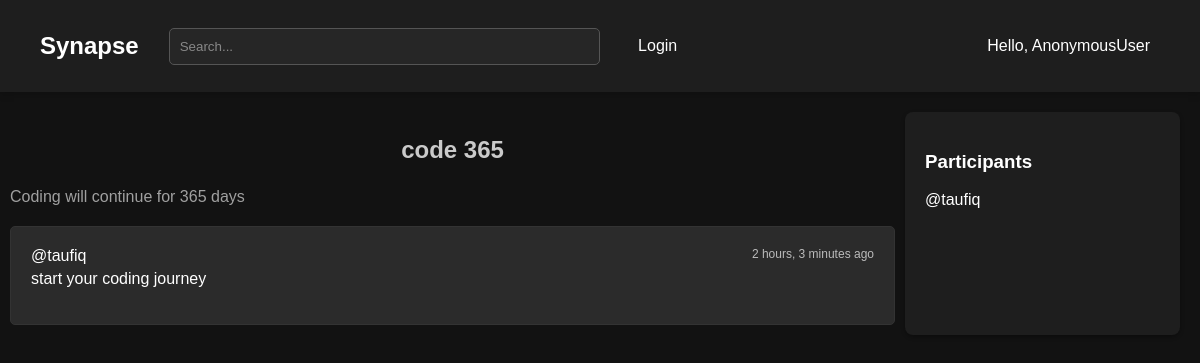
Page /room/6/ on the committed database.
### base/models.py (models this page shows, shortened)
class Room(models.Model):
    host = models.ForeignKey(User, on_delete=models.SET_NULL, null=True)
    name = models.CharField(max_length=200)
    participants = models.ManyToManyField(User,related_name='participants')
    description = models.TextField(null=True, blank=True)
    topic = models.ForeignKey(Topic, on_delete=models.SET_NULL, null=True)
    updated = models.DateTimeField(auto_now= True)
    created = models.DateTimeField(auto_now_add= True)
    class Meta:
        ordering = ['-updated', 'created']

class Message(models.Model):
    user = models.ForeignKey(User, on_delete=models.CASCADE)
    body = models.TextField()
    room = models.ForeignKey(Room, related_name='messages', on_delete=models.CASCADE)
    updated = models.DateTimeField(auto_now= True)
    created = models.DateTimeField(auto_now_add= True)
    class Meta:
        ordering = ['-updated', 'created']

### base/views.py (the view, shortened to what this page needs)
# urls.py: path('room/<str:pk>/', views.room , name = "room"),
def room(request,pk):
    room = Room.objects.get(id=pk)
    room_messages = room.messages.all()
    participants = room.participants.all()
    return render(request,'base/room.html', {'room' : room, 'room_messages':room_messages, 'participants': participants})

### base/templates/base/room.html (shortened to what this page needs)
{% extends 'main.html' %} {% block content %}
<div class="main-container" style="margin: 10px">
  <div class="message-container">
    <header>
      <h3
        style="font-size: x-large; padding-top: 10px; color: rgb(202, 202, 202)"
      >
        {{ room.name }}
      </h3>
      <div style="text-align: start; color: rgb(160, 160, 160)">
        {{ room.description }}
      </div>
    </header>
    <div class="messages">
      {% for message in room_messages %}
      <div class="message">
        <div class="message-info">
          <span class="username"
            ><a href="url 'user-profile' message.user.id "
              >@{{message.user}}</a
            ></span
          >
          <span class="time">{{message.created|timesince}} ago</span>
        </div>
        <p class="message-body">{{message.body}}</p>
      </div>
      {% endfor %}
    </div>
  </div>
  <div style="margin: 10px" class="column">
    <h3>Participants</h3>
    {% for p in participants %}
    <p>@{{p.username}}</p>
    {% endfor %}
  </div>
</div>
{% endblock %}

### static/styles/style.css (style rules this page uses)
body { margin: 0; font-family: 'Arial', sans-serif; background-color: #121212; color: #ffffff; }
a { text-decoration: none; color: white; }
.username { margin-right: 20px; color: #ffffff; font-size: 16px; }
.column { background-color: #1e1e1e; padding: 20px; border-radius: 8px; box-shadow: 0 2px 4px rgba(0, 0, 0, 0.3); }
header { text-align: center; margin-bottom: 20px; }
.messages { max-height: 400px; overflow-y: auto; margin-bottom: 20px; padding: 10px; border: 1px solid #333; border-radius: 5px; background-color: #2b2b2b; }
.message { padding: 10px; border-bottom: 1px solid #444; }
.message:last-child { border-bottom: none; }
.message-info { display: flex; justify-content: space-between; font-size: 12px; color: #bbb; }
.message-body { margin-top: 5px; color: #ffffff; }

### base/templates/base/room.html (style rules this page uses)
.main-container { display: grid; grid-template-columns: 3fr 1fr; }

### rows in the picture
Room: name "code 365", description "Coding will continue for 365 days"
Message: user "taufiq", created "2 hours, 3 minutes", body "start your coding journey"

### other values in the picture
{{ request.user }} "AnonymousUser"
{{ p.username }} "taufiq"
